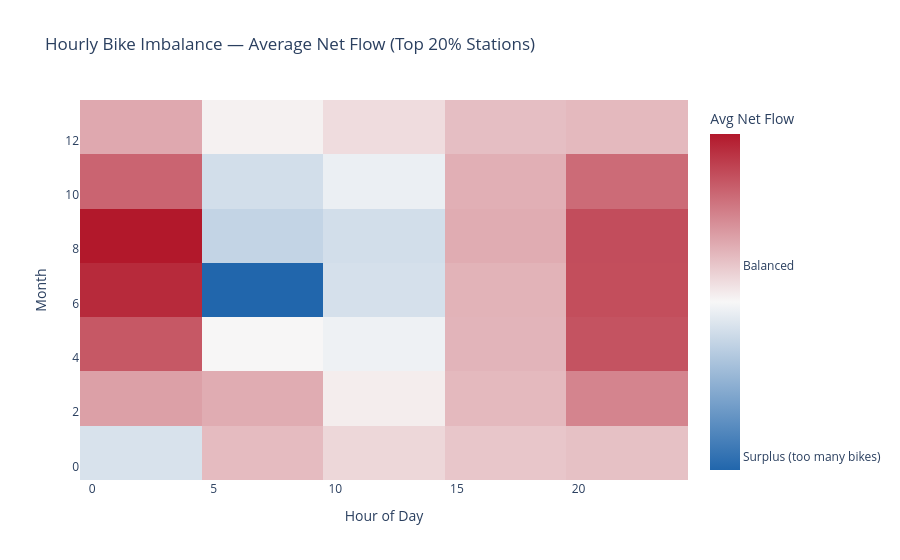

Source (notebook cell):
### Code cell
# ================================================================
# HOURLY RESTOCKING HEATMAP — Month vs Hour
# ================================================================
# Each cell = average net flow across top 20% busiest stations
# Red → bike deficit (stations losing bikes)
# Blue → bike surplus (stations filling up)
# ================================================================

import plotly.express as px

# Aggregate net flow across all top stations
heatmap_df = (
    popular_stations.groupby(['month', 'hour'])['net_flow']
    .mean()
    .reset_index()
)

fig = px.density_heatmap(
    heatmap_df,
    x='hour',
    y='month',
    z='net_flow',
    color_continuous_scale=['#2166ac', '#f7f7f7', '#b2182b'],
    title='Hourly Bike Imbalance — Average Net Flow (Top 20% Stations)',
    labels={
        'hour': 'Hour of Day',
        'month': 'Month',
        'net_flow': 'Avg Net Flow (Starts - Ends)'
    }
)

fig.update_layout(
    template='plotly_white',
    height=500,
    coloraxis_colorbar=dict(
        title='Avg Net Flow',
        tickvals=[-200, 0, 200],
        ticktext=['Surplus (too many bikes)', 'Balanced', 'Shortage (too few bikes)']
    )
)

fig.show()

### Figure 1 — Plotly figure (JSON) as saved in the notebook; plotly's stock layout.template omitted (floating-point values rounded to 4 significant figures; data arrays with more than 128 entries replaced by an {"elided": "..."} marker saying what was removed)
{"data": [{"coloraxis": "coloraxis", "histfunc": "sum", "hovertemplate": "Hour of Day=%{x}<br>Month=%{y}<br>sum of Avg Net Flow (Starts - Ends)=%{z}<extra></extra>", "name": "", "type": "histogram2d", "x": {"elided": "246 int values"}, "xaxis": "x", "xbingroup": "x", "y": {"elided": "246 int values"}, "yaxis": "y", "ybingroup": "y", "z": {"elided": "246 float values"}}], "layout": {"autosize": true, "coloraxis": {"colorbar": {"ticktext": ["Surplus (too many bikes)", "Balanced", "Shortage (too few bikes)"], "tickvals": [-200, 0, 200], "title": {"text": "Avg Net Flow"}}, "colorscale": [[0, "#2166ac"], [0.5, "#f7f7f7"], [1, "#b2182b"]]}, "legend": {"tracegroupgap": 0}, "title": {"text": "Hourly Bike Imbalance — Average Net Flow (Top 20% Stations)"}, "xaxis": {"anchor": "y", "autorange": true, "domain": [0, 1], "range": [-0.5, 24.5], "title": {"text": "Hour of Day"}, "type": "linear"}, "yaxis": {"anchor": "x", "autorange": true, "domain": [0, 1], "range": [-0.5, 13.5], "title": {"text": "Month"}, "type": "linear"}}}
